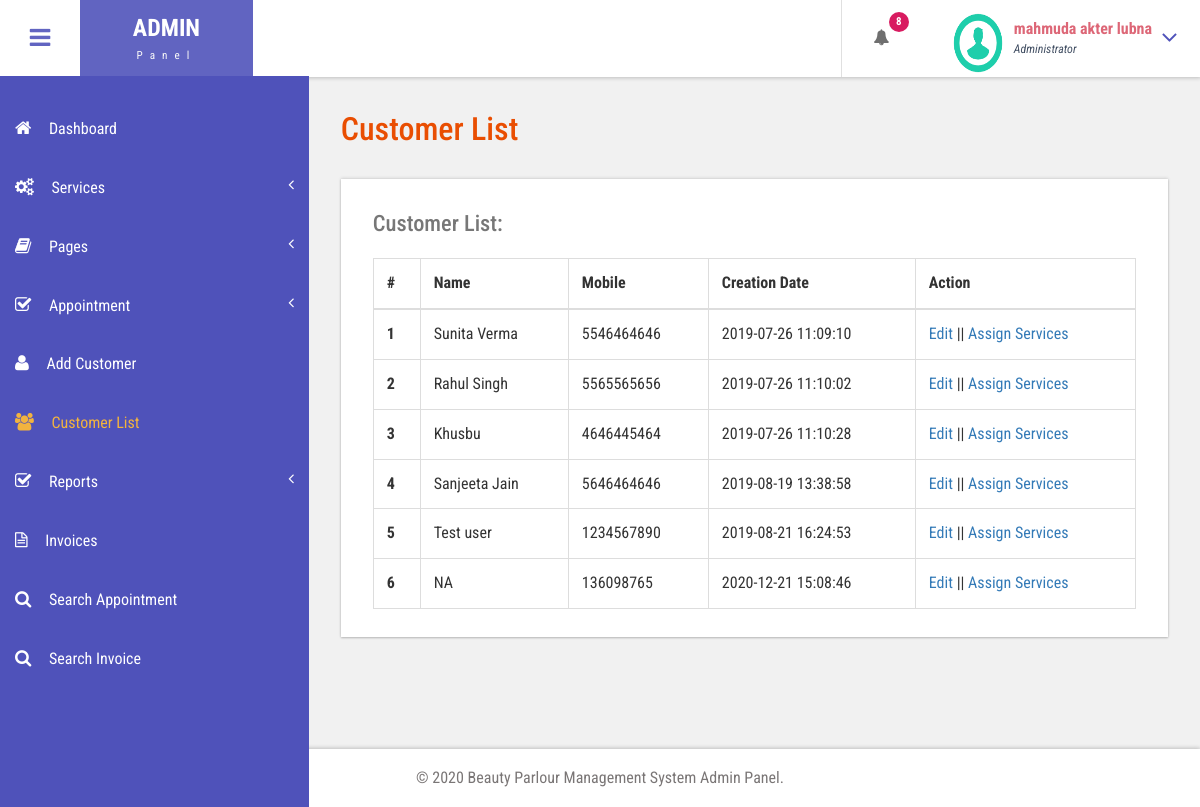
The app's page /admin/customer-list.php (signed in) with its own data.
### tables this page shows
CREATE TABLE `tblcustomers` (
  `ID` int(10) NOT NULL,
  `Name` varchar(120) DEFAULT NULL,
  `Email` varchar(200) DEFAULT NULL,
  `MobileNumber` bigint(11) DEFAULT NULL,
  `Gender` enum('Female','Male','Transgender') DEFAULT NULL,
  `Details` mediumtext DEFAULT NULL,
  `CreationDate` timestamp NULL DEFAULT current_timestamp(),
  `UpdationDate` timestamp NULL DEFAULT NULL ON UPDATE current_timestamp()
);

### admin/customer-list.php (the view, shortened to what this page needs)
<?php
include('includes/dbconnection.php');
if (strlen($_SESSION['bpmsaid']==0)) {
  header('location:logout.php');
  } else{
  ?>
<!DOCTYPE HTML>
<html>
<head>
<link href="css/bootstrap.css" rel='stylesheet' type='text/css' />
<link href="css/style.css" rel='stylesheet' type='text/css' />
<link href="css/font-awesome.css" rel="stylesheet">
<link href="css/animate.css" rel="stylesheet" type="text/css" media="all">
<link href="css/custom.css" rel="stylesheet">
</head>
<body class="cbp-spmenu-push">
	<div class="main-content">
		 <?php include_once('includes/sidebar.php');?>
		 <?php include_once('includes/header.php');?>
		<div id="page-wrapper">
			<div class="main-page">
				<div class="tables">
					<h3 class="title1">Customer List</h3>
					<div class="table-responsive bs-example widget-shadow">
						<h4>Customer List:</h4>
						<table class="table table-bordered"> <thead> <tr> <th>#</th> <th>Name</th> <th>Mobile</th> <th>Creation Date</th><th>Action</th> </tr> </thead> <tbody>
<?php
$ret=mysqli_query($con,"select *from  tblcustomers");
$cnt=1;
while ($row=mysqli_fetch_array($ret)) {
?>
						 <tr> <th scope="row"><?php echo $cnt;?></th> <td><?php  echo $row['Name'];?></td> <td><?php  echo $row['MobileNumber'];?></td><td><?php  echo $row['CreationDate'];?></td> <td><a href="edit-customer-detailed.php?editid=<?php echo $row['ID'];?>">Edit</a>  ||  <a href="add-customer-services.php?addid=<?php echo $row['ID'];?>">Assign Services</a></td> </tr>   <?php
$cnt=$cnt+1;
}?></tbody> </table>
					</div>
				</div>
			</div>
		</div>
		 <?php include_once('includes/footer.php');?>
	</div>
</body>
</html>
<?php }  ?>

### admin/includes/sidebar.php (shortened to what this page needs)
<div class=" sidebar" role="navigation">
          <div class="navbar-collapse">
      <nav class="cbp-spmenu cbp-spmenu-vertical cbp-spmenu-left" id="cbp-spmenu-s1">
        <ul class="nav" id="side-menu">
          <li>
            <a href="dashboard.php"><i class="fa fa-home nav_icon"></i>Dashboard</a>
          </li>
          <li>
            <a href="add-services.php"><i class="fa fa-cogs nav_icon"></i>Services<span class="fa arrow"></span> </a>
          </li>
          <li class="">
            <a href="about-us.php"><i class="fa fa-book nav_icon"></i>Pages <span class="fa arrow"></span></a>
          </li>
          <li>
            <a href="all-appointment.php"><i class="fa fa-check-square-o nav_icon"></i>Appointment<span class="fa arrow"></span></a>
          </li>
          <li>
            <a href="add-customer.php" class="chart-nav"><i class="fa fa-user nav_icon"></i>Add Customer</a>
          </li>
           <li>
            <a href="customer-list.php" class="chart-nav"><i class="fa fa-users nav_icon"></i>Customer List</a>
          </li>
            <li>
            <a href="#"><i class="fa fa-check-square-o nav_icon"></i>Reports<span class="fa arrow"></span></a>
          </li>
  <li>
            <a href="invoices.php" class="chart-nav"><i class="fa fa-file-text-o nav_icon"></i>Invoices</a>
          </li>
          <li>
            <a href="search-appointment.php" class="chart-nav"><i class="fa fa-search nav_icon"></i>Search Appointment</a>
          </li>
          <li>
            <a href="search-invoices.php" class="chart-nav"><i class="fa fa-search nav_icon"></i>Search Invoice</a>
          </li>
        </ul>
      </nav>
    </div>
  </div>

### admin/includes/header.php (shortened to what this page needs)
<div class="sticky-header header-section ">
      <div class="header-left">
        <button id="showLeftPush"><i class="fa fa-bars"></i></button>
        <div class="logo">
          <a href="index.html">
            <h1>ADMIN</h1>
            <span>Panel</span>
          </a>
        </div>
        <div class="clearfix"> </div>
      </div>
      <div class="header-right">
        <div class="profile_details_left">
          <ul class="nofitications-dropdown">
            <?php
$ret1=mysqli_query($con,"select ID,Name from  tblappointment where Status=''");
$num=mysqli_num_rows($ret1);
?>
            <li class="dropdown head-dpdn">
              <a href="#" class="dropdown-toggle" data-toggle="dropdown" aria-expanded="false"><i class="fa fa-bell"></i><span class="badge blue"><?php echo $num;?></span></a>
            </li>
          </ul>
          <div class="clearfix"> </div>
        </div>
        <div class="profile_details">
        <?php
$adid=$_SESSION['bpmsaid'];
$ret=mysqli_query($con,"select AdminName from tbladmin where ID='$adid'");
$row=mysqli_fetch_array($ret);
$name=$row['AdminName'];
?>
          <ul>
            <li class="dropdown profile_details_drop">
              <a href="#" class="dropdown-toggle" data-toggle="dropdown" aria-expanded="false">
                <div class="profile_img">
                  <span class="prfil-img"><img src="images/download (1).png" alt="" width="50" height="60"> </span>
                  <div class="user-name">
                    <p><?php echo $name; ?></p>
                    <span>Administrator</span>
                  </div>
                  <i class="fa fa-angle-down lnr"></i>
                  <div class="clearfix"></div>
                </div>
              </a>
            </li>
          </ul>
        </div>
        <div class="clearfix"> </div>
      </div>
      <div class="clearfix"> </div>
    </div>

### admin/includes/footer.php
<div class="footer">
   <p>&copy; 2020 Beauty Parlour Management System Admin Panel.</p>
</div>

### admin/css/custom.css (style rules this page uses)
#page-wrapper { padding:7em 2em 2.5em; background-color: #F1F1F1; }
.sidebar .arrow { float: right; }
.sidebar .fa.arrow:before { content: "\f104"; }

### records on screen
tblcustomers: Name "Sunita Verma", MobileNumber "5546464646", CreationDate "2019-07-26 11:09:10"
tblcustomers: Name "Rahul Singh", MobileNumber "5565565656", CreationDate "2019-07-26 11:10:02"
tblcustomers: Name "Khusbu", MobileNumber "4646445464", CreationDate "2019-07-26 11:10:28"
tblcustomers: Name "Sanjeeta Jain", MobileNumber "5646464646", CreationDate "2019-08-19 13:38:58"
tblcustomers: Name "Test user", MobileNumber "1234567890", CreationDate "2019-08-21 16:24:53"
tblcustomers: Name "NA", MobileNumber "136098765", CreationDate "2020-12-21 15:08:46"

### other values on screen
$num "8"
$name "mahmuda akter lubna"
